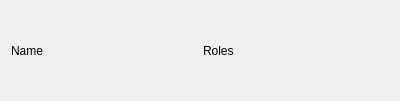
<?xml version="1.0" encoding="UTF-8"?>
<ui version="4.0">
 <class>UserManagerItem</class>
 <widget class="QWidget" name="UserManagerItem">
  <property name="geometry">
   <rect>
    <x>0</x>
    <y>0</y>
    <width>400</width>
    <height>101</height>
   </rect>
  </property>
  <property name="windowTitle">
   <string>UserManagerItem</string>
  </property>
  <layout class="QGridLayout" name="gridLayout">
   <item row="0" column="0">
    <layout class="QHBoxLayout" name="horizontalLayout">
     <item>
      <widget class="QLabel" name="label_UserName">
       <property name="text">
        <string>Name</string>
       </property>
      </widget>
     </item>
     <item>
      <widget class="QLabel" name="label_Roles">
       <property name="text">
        <string>Roles</string>
       </property>
      </widget>
     </item>
    </layout>
   </item>
  </layout>
 </widget>
 <layoutdefault spacing="6" margin="11"/>
 <resources/>
 <connections/>
</ui>
